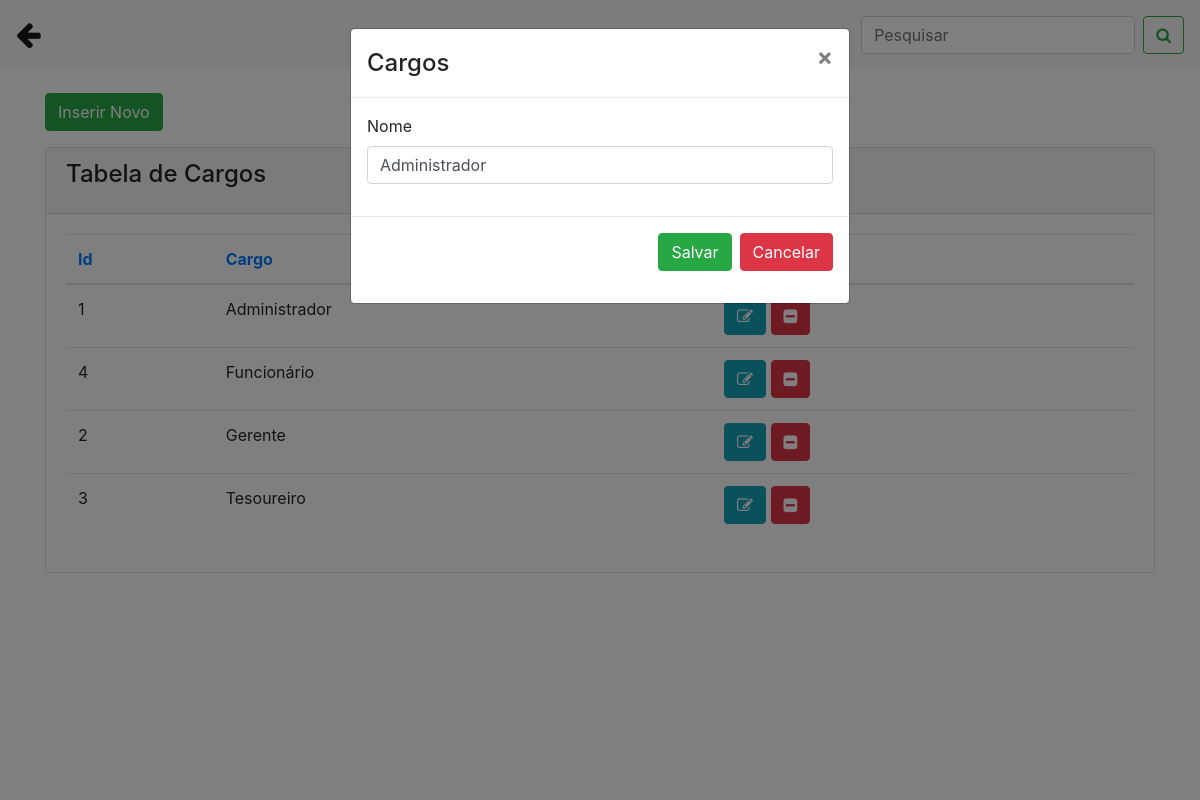
The app's page /cargos.php?func=edita&id=1 with its own data.
### tables this page shows
CREATE TABLE `cargos` (
  `id` int(11) NOT NULL,
  `cargo` varchar(35) NOT NULL
);

### cargos.php (the view, shortened to what this page needs)
<?php
include('conexao.php');
?>
<!DOCTYPE html>
<html>
<head>
 <link rel="stylesheet" href="https://stackpath.bootstrapcdn.com/bootstrap/4.1.3/css/bootstrap.min.css">
<link rel="stylesheet" href="https://cdnjs.cloudflare.com/ajax/libs/font-awesome/4.7.0/css/font-awesome.min.css">
</head>
<body>
  <nav class="navbar navbar-expand-lg navbar-light bg-light">
  <a class="navbar-brand" href="painel_admin.php"><big><big><i class="fa fa-arrow-left"></i></big></big></a>
  <div class="collapse navbar-collapse" id="conteudoNavbarSuportado">
    <form class="form-inline my-2 my-lg-0">
      <input name="txtpesquisar" class="form-control mr-sm-2" type="search" placeholder="Pesquisar" aria-label="Pesquisar">
      <button name="buttonPesquisar" class="btn btn-outline-success my-2 my-sm-0" type="submit"><i class="fa fa-search"></i></button>
    </form>
  </div>
</nav>
<div class="container">
      <br>
         <div class="row">
           <div class="col-sm-12">
            <button type="button" class="btn btn-success mb-3" data-toggle="modal" data-target="#modalExemplo">Inserir Novo </button>
           </div>
        </div>
          <div class="content">
            <div class="row">
              <div class="col-md-12">
                <div class="card">
                  <div class="card-header">
                    <h4 class="card-title"> Tabela de Cargos</h4>
                  </div>
                  <div class="card-body">
                    <div class="table-responsive">
                      <?php
                        if(isset($_GET['buttonPesquisar']) and $_GET['txtpesquisar'] != ''){
                          $nome = $_GET['txtpesquisar'] . '%';
                           $query = "select * from cargos where cargo LIKE '$nome'  order by cargo asc";
                        }else{
                         $query = "select * from cargos order by cargo asc";
                        }
                        $result = mysqli_query($conexao, $query);
                        $row = mysqli_num_rows($result);
                        if($row == ''){
                            echo "<h3> Não existem dados cadastrados no banco </h3>";
                        }else{
                           ?>
                      <table class="table">
                        <thead class=" text-primary">
                          <th>
                            Id
                          </th>
                          <th>
                            Cargo
                          </th>
                            <th>
                          </th>
                        </thead>
                        <tbody>
                         <?php
                          while($res_1 = mysqli_fetch_array($result)){
                            $nome = $res_1["cargo"];
                            $id = $res_1["id"];
                            ?>
                            <tr>
                             <td><?php echo $id; ?></td>
                             <td><?php echo $nome; ?></td>
                             <td>
                             <a class="btn btn-info" href="cargos.php?func=edita&id=<?php echo $id; ?>"><i class="fa fa-pencil-square-o"></i></a>
                             <a class="btn btn-danger" href="cargos.php?func=deleta&id=<?php echo $id; ?>"><i class="fa fa-minus-square"></i></a>
                             </td>
                            </tr>
                            <?php
                              }
                            ?>
                        </tbody>
                      </table>
                          <?php
                              }
                            ?>
                    </div>
                  </div>
                </div>
              </div>
</div>
</body>
</html>
<?php
if(@$_GET['func'] == 'edita'){
$id = $_GET['id'];
$query = "select * from cargos where id = '$id'";
$result = mysqli_query($conexao, $query);
 while($res_1 = mysqli_fetch_array($result)){
?>
      <div id="modalEditar" class="modal fade" role="dialog">
        <div class="modal-dialog">
          <div class="modal-content">
            <div class="modal-header">
              <h4 class="modal-title">Cargos</h4>
              <button type="button" class="close" data-dismiss="modal">&times;</button>
            </div>
            <div class="modal-body">
              <form method="POST" action="">
              <div class="form-group">
                <label for="id_produto">Nome</label>
                <input type="text" class="form-control mr-2" name="txtnome" placeholder="Nome" value="<?php echo $res_1['cargo']; ?>" required>
              </div>
            </div>
            <div class="modal-footer">
               <button type="submit" class="btn btn-success mb-3" name="buttonEditar">Salvar </button>
                <button type="button" class="btn btn-danger mb-3" data-dismiss="modal">Cancelar </button>
            </div>
          </div>
        </div>
      </div>
<?php } }  ?>

### records on screen
cargos: id "1", cargo "Administrador", txtnome "Administrador"
cargos: id "4", cargo "Funcionário"
cargos: id "2", cargo "Gerente"
cargos: id "3", cargo "Tesoureiro"
